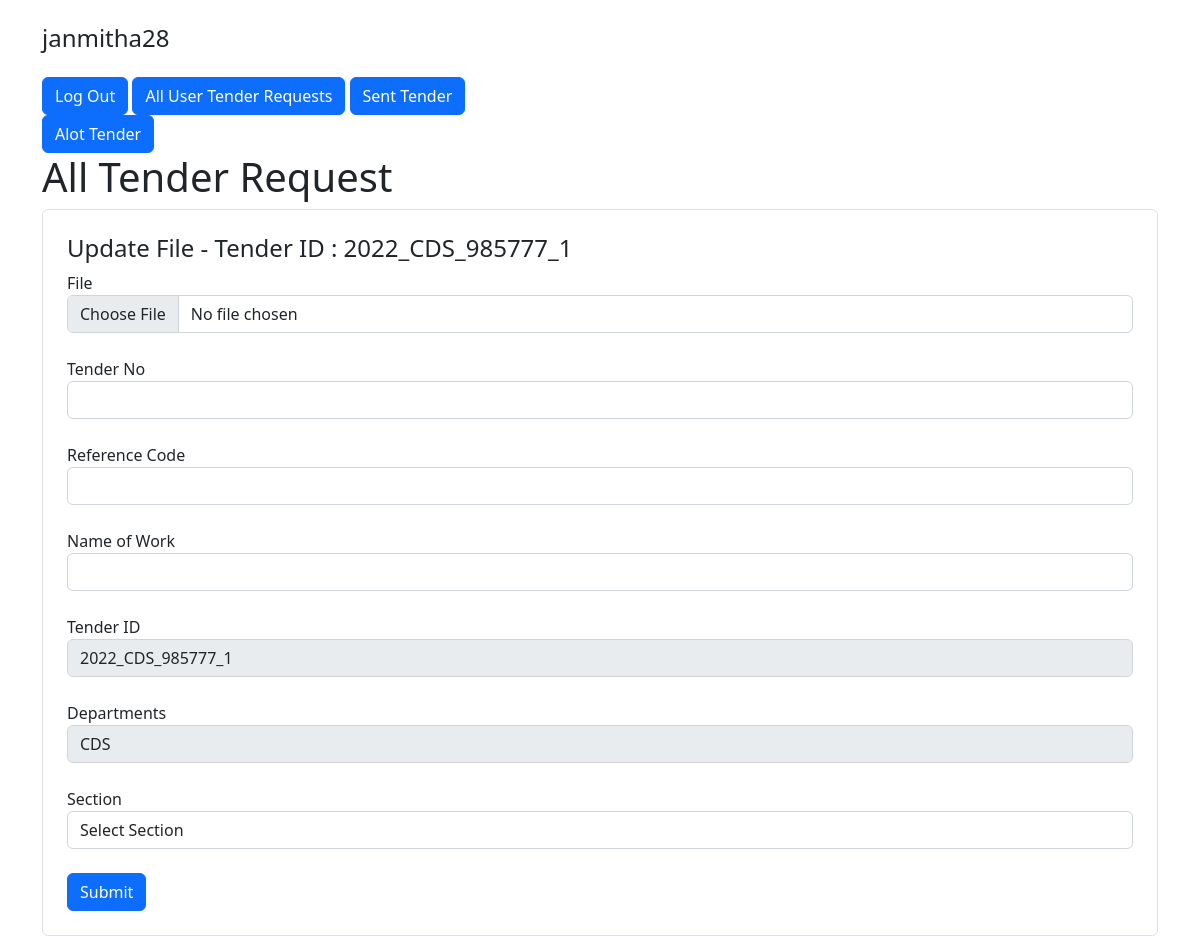
Screenshot of /tender-requests/update.php?id=3 (signed in) with the database file from the repository.
### tables this page shows
CREATE TABLE `user_tender_requests` (
  `id` int(11) NOT NULL,
  `user_id` int(11) NOT NULL,
  `tender_id` int(11) NOT NULL,
  `created_at` timestamp NOT NULL DEFAULT current_timestamp(),
  `status` varchar(15) NOT NULL,
  `tender_no` varchar(20) DEFAULT NULL,
  `name_of_work` varchar(255) DEFAULT NULL,
  `file_name` varchar(40) DEFAULT NULL,
  `reference_code` varchar(20) DEFAULT NULL,
  `section_id` varchar(20) NOT NULL,
  `sent_at` datetime DEFAULT NULL,
  `edit_user_id` int(11) DEFAULT NULL,
  `allotted_at` datetime DEFAULT NULL,
  `updated_at` datetime DEFAULT current_timestamp() ON UPDATE current_timestamp()
);

CREATE TABLE `tenders` (
  `id` int(11) NOT NULL,
  `due_date` date DEFAULT NULL,
  `tenderID` varchar(255) DEFAULT NULL,
  `department_id` int(11) DEFAULT NULL
);

### tender-requests/update.php (the view, shortened to what this page needs)
<?php
require_once "../config.php";
$allDepartmentQuery = "SELECT * FROM department ORDER BY name ASC;";
$departments = $link->query($allDepartmentQuery);
$query = "SELECT users.username, users.email, users.id as userID, department.name as departmentName,
tenders.tenderID, user_tender_requests.id, tenders.due_date, user_tender_requests.created_at FROM `user_tender_requests`
inner join `users` on user_tender_requests.user_id= users.id inner join `tenders` on user_tender_requests.tender_id = tenders.id
inner join `department` on tenders.department_id = department.id where user_tender_requests.id=?;";
$updateTenderRequest = $link->prepare($query);
$updateTenderRequest->bind_param("i", $_GET['id']);
if ($updateTenderRequest->execute()) {
    $tenderRequest = $updateTenderRequest->get_result()->fetch_assoc();
}
?>
<!DOCTYPE html>
<html lang="en">
<head>
    <link href="https://cdn.jsdelivr.net/npm/bootstrap@5.2.0-beta1/dist/css/bootstrap.min.css" rel="stylesheet">
</head>
<body>
    <div class="container">
        <div class="col-lg-5 text-left">
            <h4 class="my-4"><?= htmlspecialchars($_SESSION["username"]); ?></h4>
            <a href="./logout.php" class="btn btn-primary">Log Out</a>
            <a href="../tender-requests/" class="btn btn-primary">All User Tender Requests</a>
            <a href="../sent-tenders/" class="btn btn-primary">Sent Tender</a>
            <a href="../alot-tenders/" class="btn btn-primary">Alot Tender</a>
        </div>
        <div class="row justify-content-center">
            <div class="col-lg-12">
                <h1>All Tender Request</h1>
                <div class="form-wrap border rounded p-4 ">
                    <div class="box box-primary">
                        <div class="box-header">
                            <h4 class="box-title">Update File - Tender ID : <?php echo $tenderRequest['tenderID'] ?> </h4>
                        </div>
                        <form method="POST" accept-charset="UTF-8" role="form" enctype="multipart/form-data">
                            <div class="box-body">
                                <div>
                                    <span>File</span>
                                    <input type="file" class="form-control" placeholder="" name="file" required="">
                                </div><br>
                                <div>
                                    <span>Tender No</span>
                                    <input type="text" class="form-control" placeholder="" name="tender_no" required="">
                                </div><br>
                                <div>
                                    <span>Reference Code</span>
                                    <input type="text" class="form-control" placeholder="" name="ref_code">
                                </div><br>
                                <div>
                                    <span>Name of Work</span>
                                    <input type="text" class="form-control" placeholder="" name="work_name">
                                </div><br>
                                <div>
                                    <span>Tender ID</span>
                                    <input type="text" class="form-control" placeholder="" name="tender_id" value="<?php echo $tenderRequest['tenderID'] ?>" disabled>
                                </div><br>
                                <div>
                                    <span>Departments</span>
                                    <select name="department_id" class="form-control" required="" disabled>
                                        <?php if ($departments->num_rows > 0) {
                                            while ($row = $departments->fetch_assoc()) { ?>
                                                <option <?php echo 'value="' .  $row["id"] . '"';
                                                        if ($tenderRequest['departmentName'] == $row["name"]) {
                                                            echo "selected=''";
                                                        } ?>><?= $row["name"] ?></option>
                                        <?php }
                                        } ?>
                                    </select>
                                </div><br>
                                <div>
                                    <span>Section</span>
                                    <select name="section_1" class="form-control" required="" onchange="getOption(this.value,4)">
                                        <option value="">Select Section</option>
                                    </select>
                                </div><br>
                                <div class="box-footer">
                                    <button type="submit" class="btn btn-primary" name="submit">Submit</button>
                                </div>
                            </div>
                        </form>
                    </div>
                </div>
            </div>
        </div>
    </div>
</body>
</html>

### rows the page displays
user_tender_requests: tender.tenderID "2022_CDS_985777_1", tender_id "2022_CDS_985777_1"

### other values shown
$_SESSION["username"] "janmitha28"
form field department_id "CDS"
